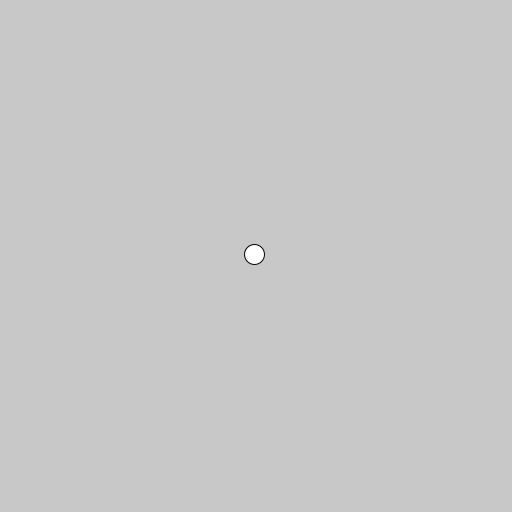
Frame 1 (no input)
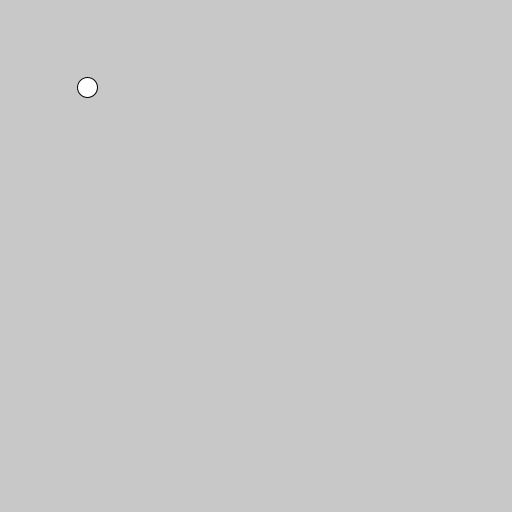
Frame 60 (the mouse pressed at the canvas centre just before this capture)
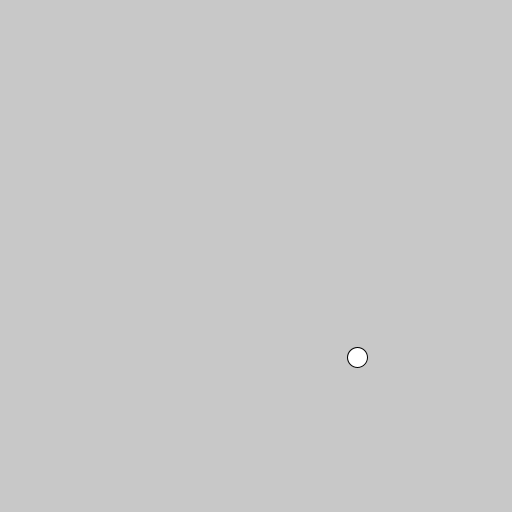
Frame 120 (the mouse held since frame 60 and released just before this capture)

The Processing sketch that drew these frames (run headless with seeded random() and noise(); from frame 60 on, the mouse is pressed at the canvas centre):

// Processing sketch: pract_10
// ── pract_10.pde
PVector position;
PVector velocity = new PVector(0,0);
PVector acceleration = new PVector(0,0);

void setup() {
	smooth();
	//noStroke();
	size(512, 512);
	position = new PVector(width/2, height/2);	
}

void draw(){
	background(200);
	//PVector mouse = new PVector(width/2+100*cos(radians(frameCount*3)), height/2+100*sin(radians(frameCount*2))); 
	//ellipse(width/2+100*cos(radians(frameCount*2)), height/2, 30, 30);

	//----跟滑鼠
	PVector mouse = new PVector(mouseX, mouseY); 	
	acceleration = PVector.sub(mouse,position);
	acceleration.mult(0.005);

	velocity.add(acceleration);
	velocity.mult(0.98);
	position.add(velocity);
	ellipse(position.x, position.y, 20, 20);

	//----反彈
	if(position.y>height+10 || position.y<0-10){
		velocity.y*=-0.9;
	}
	if(position.x>width+10 || position.x<0-10) {
		velocity.x*=-0.9;
	}
}
